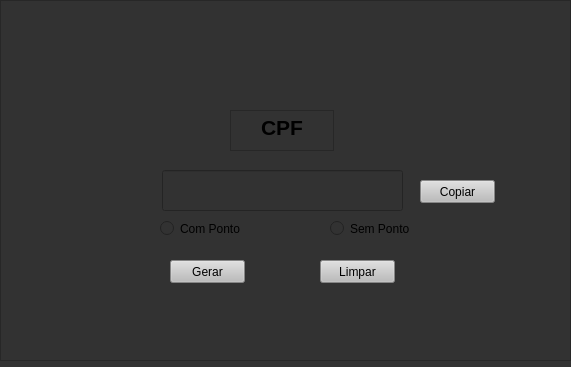
<?xml version="1.0" encoding="UTF-8"?>
<ui version="4.0">
 <class>MainWindow</class>
 <widget class="QMainWindow" name="MainWindow">
  <property name="geometry">
   <rect>
    <x>0</x>
    <y>0</y>
    <width>571</width>
    <height>367</height>
   </rect>
  </property>
  <property name="windowTitle">
   <string>Gerador CPF</string>
  </property>
  <property name="styleSheet">
   <string notr="true">background-color: rgb(50, 50, 50);</string>
  </property>
  <widget class="QWidget" name="centralwidget">
   <widget class="QFrame" name="frame">
    <property name="geometry">
     <rect>
      <x>0</x>
      <y>0</y>
      <width>571</width>
      <height>361</height>
     </rect>
    </property>
    <property name="frameShape">
     <enum>QFrame::StyledPanel</enum>
    </property>
    <property name="frameShadow">
     <enum>QFrame::Raised</enum>
    </property>
    <widget class="QPushButton" name="pushButtongerar">
     <property name="geometry">
      <rect>
       <x>170</x>
       <y>260</y>
       <width>75</width>
       <height>23</height>
      </rect>
     </property>
     <property name="styleSheet">
      <string notr="true">background-color: rgb(188, 188, 188);</string>
     </property>
     <property name="text">
      <string>Gerar</string>
     </property>
    </widget>
    <widget class="QTextEdit" name="textEdit">
     <property name="geometry">
      <rect>
       <x>230</x>
       <y>110</y>
       <width>104</width>
       <height>41</height>
      </rect>
     </property>
     <property name="html">
      <string>&lt;!DOCTYPE HTML PUBLIC &quot;-//W3C//DTD HTML 4.0//EN&quot; &quot;http://www.w3.org/TR/REC-html40/strict.dtd&quot;&gt;
&lt;html&gt;&lt;head&gt;&lt;meta name=&quot;qrichtext&quot; content=&quot;1&quot; /&gt;&lt;style type=&quot;text/css&quot;&gt;
p, li { white-space: pre-wrap; }
&lt;/style&gt;&lt;/head&gt;&lt;body style=&quot; font-family:'MS Shell Dlg 2'; font-size:8.25pt; font-weight:400; font-style:normal;&quot;&gt;
&lt;p align=&quot;center&quot; style=&quot; margin-top:0px; margin-bottom:0px; margin-left:0px; margin-right:0px; -qt-block-indent:0; text-indent:0px;&quot;&gt;&lt;span style=&quot; font-size:16pt; font-weight:600;&quot;&gt;CPF&lt;/span&gt;&lt;/p&gt;&lt;/body&gt;&lt;/html&gt;</string>
     </property>
    </widget>
    <widget class="QLineEdit" name="lineEdit">
     <property name="geometry">
      <rect>
       <x>162</x>
       <y>170</y>
       <width>241</width>
       <height>41</height>
      </rect>
     </property>
    </widget>
    <widget class="QRadioButton" name="radioButton">
     <property name="geometry">
      <rect>
       <x>160</x>
       <y>220</y>
       <width>82</width>
       <height>17</height>
      </rect>
     </property>
     <property name="text">
      <string>Com Ponto</string>
     </property>
    </widget>
    <widget class="QRadioButton" name="radioButton_2">
     <property name="geometry">
      <rect>
       <x>330</x>
       <y>220</y>
       <width>82</width>
       <height>17</height>
      </rect>
     </property>
     <property name="text">
      <string>Sem Ponto</string>
     </property>
    </widget>
    <widget class="QPushButton" name="pushButton">
     <property name="geometry">
      <rect>
       <x>320</x>
       <y>260</y>
       <width>75</width>
       <height>23</height>
      </rect>
     </property>
     <property name="styleSheet">
      <string notr="true">background-color: rgb(188, 188, 188);</string>
     </property>
     <property name="text">
      <string>Limpar</string>
     </property>
    </widget>
    <widget class="QPushButton" name="pushButton_2">
     <property name="geometry">
      <rect>
       <x>420</x>
       <y>180</y>
       <width>75</width>
       <height>23</height>
      </rect>
     </property>
     <property name="styleSheet">
      <string notr="true">background-color: rgb(188, 188, 188);</string>
     </property>
     <property name="text">
      <string>Copiar</string>
     </property>
    </widget>
   </widget>
  </widget>
 </widget>
 <resources/>
 <connections>
  <connection>
   <sender>pushButton</sender>
   <signal>clicked(bool)</signal>
   <receiver>lineEdit</receiver>
   <slot>clear()</slot>
   <hints>
    <hint type="sourcelabel">
     <x>371</x>
     <y>269</y>
    </hint>
    <hint type="destinationlabel">
     <x>283</x>
     <y>193</y>
    </hint>
   </hints>
  </connection>
  <connection>
   <sender>pushButton_2</sender>
   <signal>clicked(bool)</signal>
   <receiver>lineEdit</receiver>
   <slot>copy()</slot>
   <hints>
    <hint type="sourcelabel">
     <x>460</x>
     <y>192</y>
    </hint>
    <hint type="destinationlabel">
     <x>374</x>
     <y>188</y>
    </hint>
   </hints>
  </connection>
 </connections>
</ui>
